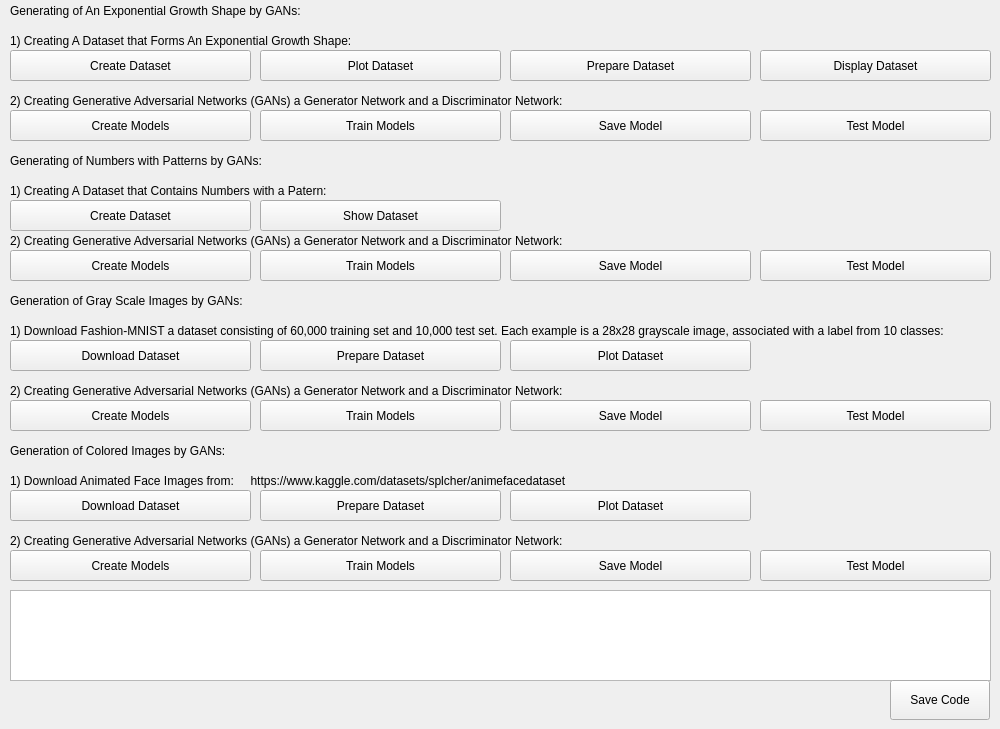
    <widget class="QWidget" name="page_SimpleGANs">
     <widget class="QLabel" name="label_Shape_SimpleGANs">
      <property name="geometry">
       <rect>
        <x>10</x>
        <y>0</y>
        <width>981</width>
        <height>21</height>
       </rect>
      </property>
      <property name="text">
       <string>Generating of An Exponential Growth Shape by GANs:</string>
      </property>
     </widget>
     <widget class="QTextBrowser" name="textBrowser_SimpleGANs">
      <property name="geometry">
       <rect>
        <x>10</x>
        <y>590</y>
        <width>981</width>
        <height>91</height>
       </rect>
      </property>
     </widget>
     <widget class="QPushButton" name="pushButton_SaveCode_SimpleGANs">
      <property name="geometry">
       <rect>
        <x>890</x>
        <y>680</y>
        <width>100</width>
        <height>40</height>
       </rect>
      </property>
      <property name="text">
       <string>Save Code</string>
      </property>
     </widget>
     <widget class="QLabel" name="label_Numbers_SimpleGANs">
      <property name="geometry">
       <rect>
        <x>10</x>
        <y>150</y>
        <width>981</width>
        <height>21</height>
       </rect>
      </property>
      <property name="text">
       <string>Generating of Numbers with Patterns by GANs:</string>
      </property>
     </widget>
     <widget class="QPushButton" name="pushButton_CreateDataset_Shape_SimpleGANs">
      <property name="geometry">
       <rect>
        <x>10</x>
        <y>50</y>
        <width>241</width>
        <height>31</height>
       </rect>
      </property>
      <property name="text">
       <string>Create Dataset</string>
      </property>
     </widget>
     <widget class="QPushButton" name="pushButton_PlotDataset_Shape_SimpleGANs">
      <property name="geometry">
       <rect>
        <x>260</x>
        <y>50</y>
        <width>241</width>
        <height>31</height>
       </rect>
      </property>
      <property name="text">
       <string>Plot Dataset</string>
      </property>
     </widget>
     <widget class="QPushButton" name="pushButton_PrepareDataset_Shape_SimpleGANs">
      <property name="geometry">
       <rect>
        <x>510</x>
        <y>50</y>
        <width>241</width>
        <height>31</height>
       </rect>
      </property>
      <property name="text">
       <string>Prepare Dataset</string>
      </property>
     </widget>
     <widget class="QPushButton" name="pushButton_DisplayDataset_Shape_SimpleGANs">
      <property name="geometry">
       <rect>
        <x>760</x>
        <y>50</y>
        <width>231</width>
        <height>31</height>
       </rect>
      </property>
      <property name="text">
       <string>Display Dataset</string>
      </property>
     </widget>
     <widget class="QLabel" name="label_Shape_Step1_SimpleGANs">
      <property name="geometry">
       <rect>
        <x>10</x>
        <y>30</y>
        <width>981</width>
        <height>21</height>
       </rect>
      </property>
      <property name="text">
       <string>1) Creating A Dataset that Forms An Exponential Growth Shape:</string>
      </property>
     </widget>
     <widget class="QLabel" name="label_Shape_Step2_SimpleGANs">
      <property name="geometry">
       <rect>
        <x>10</x>
        <y>90</y>
        <width>981</width>
        <height>21</height>
       </rect>
      </property>
      <property name="text">
       <string>2) Creating Generative Adversarial Networks (GANs) a Generator Network and a Discriminator Network:</string>
      </property>
     </widget>
     <widget class="QPushButton" name="pushButton_CreateModels_Shape_SimpleGANs">
      <property name="geometry">
       <rect>
        <x>10</x>
        <y>110</y>
        <width>241</width>
        <height>31</height>
       </rect>
      </property>
      <property name="text">
       <string>Create Models</string>
      </property>
     </widget>
     <widget class="QPushButton" name="pushButton_TrainModels_Shape_SimpleGANs">
      <property name="geometry">
       <rect>
        <x>260</x>
        <y>110</y>
        <width>241</width>
        <height>31</height>
       </rect>
      </property>
      <property name="text">
       <string>Train Models</string>
      </property>
     </widget>
     <widget class="QPushButton" name="pushButton_SaveModel_Shape_SimpleGANs">
      <property name="geometry">
       <rect>
        <x>510</x>
        <y>110</y>
        <width>241</width>
        <height>31</height>
       </rect>
      </property>
      <property name="text">
       <string>Save Model</string>
      </property>
     </widget>
     <widget class="QPushButton" name="pushButton_TestModel_Shape_SimpleGANs">
      <property name="geometry">
       <rect>
        <x>760</x>
        <y>110</y>
        <width>231</width>
        <height>31</height>
       </rect>
      </property>
      <property name="text">
       <string>Test Model</string>
      </property>
     </widget>
     <widget class="QPushButton" name="pushButton_ShowDataset_Numbers_Step1_SimpleGANs">
      <property name="geometry">
       <rect>
        <x>260</x>
        <y>200</y>
        <width>241</width>
        <height>31</height>
       </rect>
      </property>
      <property name="text">
       <string>Show Dataset</string>
      </property>
     </widget>
     <widget class="QPushButton" name="pushButton_CreateDataset_Numbers_Step1_SimpleGANs">
      <property name="geometry">
       <rect>
        <x>10</x>
        <y>200</y>
        <width>241</width>
        <height>31</height>
       </rect>
      </property>
      <property name="text">
       <string>Create Dataset</string>
      </property>
     </widget>
     <widget class="QLabel" name="label_Numbers_Step1_SimpleGANs">
      <property name="geometry">
       <rect>
        <x>10</x>
        <y>180</y>
        <width>981</width>
        <height>21</height>
       </rect>
      </property>
      <property name="text">
       <string>1) Creating A Dataset that Contains Numbers with a Patern:</string>
      </property>
     </widget>
     <widget class="QPushButton" name="pushButton_TrainModels_Numbers_SimpleGANs">
      <property name="geometry">
       <rect>
        <x>260</x>
        <y>250</y>
        <width>241</width>
        <height>31</height>
       </rect>
      </property>
      <property name="text">
       <string>Train Models</string>
      </property>
     </widget>
     <widget class="QPushButton" name="pushButton_SaveModel_Numbers_SimpleGANs">
      <property name="geometry">
       <rect>
        <x>510</x>
        <y>250</y>
        <width>241</width>
        <height>31</height>
       </rect>
      </property>
      <property name="text">
       <string>Save Model</string>
      </property>
     </widget>
     <widget class="QLabel" name="label_Numbers_Step2_SimpleGANs">
      <property name="geometry">
       <rect>
        <x>10</x>
        <y>230</y>
        <width>981</width>
        <height>21</height>
       </rect>
      </property>
      <property name="text">
       <string>2) Creating Generative Adversarial Networks (GANs) a Generator Network and a Discriminator Network:</string>
      </property>
     </widget>
     <widget class="QPushButton" name="pushButton_CreateModels_Numbers_SimpleGANs">
      <property name="geometry">
       <rect>
        <x>10</x>
        <y>250</y>
        <width>241</width>
        <height>31</height>
       </rect>
      </property>
      <property name="text">
       <string>Create Models</string>
      </property>
     </widget>
     <widget class="QPushButton" name="pushButton_TestModel_Numbers_SimpleGANs">
      <property name="geometry">
       <rect>
        <x>760</x>
        <y>250</y>
        <width>231</width>
        <height>31</height>
       </rect>
      </property>
      <property name="text">
       <string>Test Model</string>
      </property>
     </widget>
     <widget class="QPushButton" name="pushButton_SaveModel_GrayImages_SimpleGANs">
      <property name="geometry">
       <rect>
        <x>510</x>
        <y>400</y>
        <width>241</width>
        <height>31</height>
       </rect>
      </property>
      <property name="text">
       <string>Save Model</string>
      </property>
     </widget>
     <widget class="QLabel" name="label_GrayImages_Step1_SimpleGANs">
      <property name="geometry">
       <rect>
        <x>10</x>
        <y>320</y>
        <width>981</width>
        <height>21</height>
       </rect>
      </property>
      <property name="text">
       <string>1) Download Fashion-MNIST a dataset consisting of 60,000 training set and 10,000 test set. Each example is a 28x28 grayscale image, associated with a label from 10 classes:</string>
      </property>
     </widget>
     <widget class="QLabel" name="label_GrayImages_Step2_SimpleGANs">
      <property name="geometry">
       <rect>
        <x>10</x>
        <y>380</y>
        <width>981</width>
        <height>21</height>
       </rect>
      </property>
      <property name="text">
       <string>2) Creating Generative Adversarial Networks (GANs) a Generator Network and a Discriminator Network:</string>
      </property>
     </widget>
     <widget class="QPushButton" name="pushButton_TrainModels_GrayImages_SimpleGANs">
      <property name="geometry">
       <rect>
        <x>260</x>
        <y>400</y>
        <width>241</width>
        <height>31</height>
       </rect>
      </property>
      <property name="text">
       <string>Train Models</string>
      </property>
     </widget>
     <widget class="QPushButton" name="pushButton_DownloadDataset_GrayImages_SimpleGANs">
      <property name="geometry">
       <rect>
        <x>10</x>
        <y>340</y>
        <width>241</width>
        <height>31</height>
       </rect>
      </property>
      <property name="text">
       <string>Download Dataset</string>
      </property>
     </widget>
     <widget class="QLabel" name="label_GrayImages_SimpleGANs">
      <property name="geometry">
       <rect>
        <x>10</x>
        <y>290</y>
        <width>981</width>
        <height>21</height>
       </rect>
      </property>
      <property name="text">
       <string>Generation of Gray Scale Images by GANs:</string>
      </property>
     </widget>
     <widget class="QPushButton" name="pushButton_TestModel_GrayImages_SimpleGANs">
      <property name="geometry">
       <rect>
        <x>760</x>
        <y>400</y>
        <width>231</width>
        <height>31</height>
       </rect>
      </property>
      <property name="text">
       <string>Test Model</string>
      </property>
     </widget>
     <widget class="QPushButton" name="pushButton_PlotDataset_GrayImages_SimpleGANs">
      <property name="geometry">
       <rect>
        <x>510</x>
        <y>340</y>
        <width>241</width>
        <height>31</height>
       </rect>
      </property>
      <property name="text">
       <string>Plot Dataset</string>
      </property>
     </widget>
     <widget class="QPushButton" name="pushButton_PrepareDataset_GrayImages_SimpleGANs">
      <property name="geometry">
       <rect>
        <x>260</x>
        <y>340</y>
        <width>241</width>
        <height>31</height>
       </rect>
      </property>
      <property name="text">
       <string>Prepare Dataset</string>
      </property>
     </widget>
     <widget class="QPushButton" name="pushButton_CreateModels_GrayImages_SimpleGANs">
      <property name="geometry">
       <rect>
        <x>10</x>
        <y>400</y>
        <width>241</width>
        <height>31</height>
       </rect>
      </property>
      <property name="text">
       <string>Create Models</string>
      </property>
     </widget>
     <widget class="QPushButton" name="pushButton_PrepareDataset_ColoredImages_SimpleGANs">
      <property name="geometry">
       <rect>
        <x>260</x>
        <y>490</y>
        <width>241</width>
        <height>31</height>
       </rect>
      </property>
      <property name="text">
       <string>Prepare Dataset</string>
      </property>
     </widget>
     <widget class="QLabel" name="label_ColoredImages_Step1_SimpleGANs">
      <property name="geometry">
       <rect>
        <x>10</x>
        <y>470</y>
        <width>981</width>
        <height>21</height>
       </rect>
      </property>
      <property name="text">
       <string>1) Download Animated Face Images from:     https://www.kaggle.com/datasets/splcher/animefacedataset          </string>
      </property>
     </widget>
     <widget class="QPushButton" name="pushButton_SaveModel_ColoredImages_SimpleGANs">
      <property name="geometry">
       <rect>
        <x>510</x>
        <y>550</y>
        <width>241</width>
        <height>31</height>
       </rect>
      </property>
      <property name="text">
       <string>Save Model</string>
      </property>
     </widget>
     <widget class="QPushButton" name="pushButton_DownloadDataset_ColoredImages_SimpleGANs">
      <property name="geometry">
       <rect>
        <x>10</x>
        <y>490</y>
        <width>241</width>
        <height>31</height>
       </rect>
      </property>
      <property name="text">
       <string>Download Dataset</string>
      </property>
     </widget>
     <widget class="QPushButton" name="pushButton_PlotDataset_ColoredImages_SimpleGANs">
      <property name="geometry">
       <rect>
        <x>510</x>
        <y>490</y>
        <width>241</width>
        <height>31</height>
       </rect>
      </property>
      <property name="text">
       <string>Plot Dataset</string>
      </property>
     </widget>
     <widget class="QPushButton" name="pushButton_CreateModels_ColoredImages_SimpleGANs">
      <property name="geometry">
       <rect>
        <x>10</x>
        <y>550</y>
        <width>241</width>
        <height>31</height>
       </rect>
      </property>
      <property name="text">
       <string>Create Models</string>
      </property>
     </widget>
     <widget class="QLabel" name="label_ColoredImages_SimpleGANs">
      <property name="geometry">
       <rect>
        <x>10</x>
        <y>440</y>
        <width>981</width>
        <height>21</height>
       </rect>
      </property>
      <property name="text">
       <string>Generation of Colored Images by GANs:</string>
      </property>
     </widget>
     <widget class="QPushButton" name="pushButton_TestModel_ColoredImages_SimpleGANs">
      <property name="geometry">
       <rect>
        <x>760</x>
        <y>550</y>
        <width>231</width>
        <height>31</height>
       </rect>
      </property>
      <property name="text">
       <string>Test Model</string>
      </property>
     </widget>
     <widget class="QPushButton" name="pushButton_TrainModels_ColoredImages_SimpleGANs">
      <property name="geometry">
       <rect>
        <x>260</x>
        <y>550</y>
        <width>241</width>
        <height>31</height>
       </rect>
      </property>
      <property name="text">
       <string>Train Models</string>
      </property>
     </widget>
     <widget class="QLabel" name="label_ColoredImages_Step2_SimpleGANs">
      <property name="geometry">
       <rect>
        <x>10</x>
        <y>530</y>
        <width>981</width>
        <height>21</height>
       </rect>
      </property>
      <property name="text">
       <string>2) Creating Generative Adversarial Networks (GANs) a Generator Network and a Discriminator Network:</string>
      </property>
     </widget>
    </widget>
